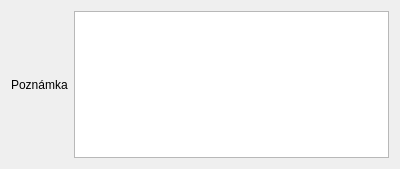
<?xml version="1.0" encoding="UTF-8"?>
<ui version="4.0">
 <class>Input_Element3</class>
 <widget class="QDialog" name="Input_Element3">
  <property name="geometry">
   <rect>
    <x>0</x>
    <y>0</y>
    <width>400</width>
    <height>169</height>
   </rect>
  </property>
  <property name="windowTitle">
   <string>Dialog</string>
  </property>
  <layout class="QHBoxLayout" name="horizontalLayout">
   <item>
    <widget class="QLabel" name="Label">
     <property name="text">
      <string>Poznámka</string>
     </property>
    </widget>
   </item>
   <item>
    <widget class="QPlainTextEdit" name="PlainTextEdit"/>
   </item>
  </layout>
 </widget>
 <resources/>
 <connections/>
</ui>
